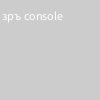
Frame 1 (no input)
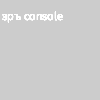
Frame 60 (the mouse pressed at the canvas centre just before this capture)
Frame 120 (the mouse held since frame 60 and released just before this capture): identical to frame 60, image omitted

The Processing sketch that drew these frames (run headless with seeded random() and noise(); from frame 60 on, the mouse is pressed at the canvas centre):

// Processing sketch: w_01_logistic_02
// ── w_01_logistic_02.pde
/*

Таки да. Вот это предыдущее, что мы рам считали в консоли, это собственно
говоря, "аттрактор" и есть - решение, к которому стремится логистическое
(в нашем случае) уравнение. Ещё это называется "точкой сингулярности" или
попросту говоря, "сингулярностью". Мощно?

А вот ещё интересно, что будет, если начальное значение мы возьмём вне диапазона
0..1? -0.1 или там, 1.1?

Поставим сотню итераций. Оп! Результат - минус бесконечность, причём в обоих
случаях.

Вне диапазона 0..1 решение не ограничено, оно стремится к минус бесконечности.

Парам-пам-пам. Новый термин: диапазон 0..1, в котором ограничено решение нашего
уравнения называется "basin of attraction" (буквально "бассейн притяжения") по
аналогии с корытом, за стенки которого вода не переливается и всё не улетает в
бесконечность. Бассейн блин. Притяжения блин.

X = 0 называется "особой точкой", да и X = 1 пожалуй тоже. Особые точки
("fixed points") интересны тем, что решения в них не стабильны и зависят от
малых возмущений, чуть влево чуть вправо и решение ведёт себя по-разному. Вот 
X = 0 как раз такая нестабильная особая точка, иногда такие точки называют ещё
(да ёпта ж опять новый термин хрен переведёшь, есть здесь технические
переводчики?) "repellor". По нашему "repellor" это "репеллент", буквально 
"отталкиватель". Ну как есть.

Дети смотрят на нас свысока и собаки плюют нам вслед,
Но если никто мне не задал вопрос - откуда я знаю ответ?
 
Автор строк, переводя которые ваш покорный слуга безудержно кривляется, написал
массу всего интересного (Julien C Sprott, Sprott можно перевести как "спрут")
по части теории хаоса: https://scholar.google.com/citations?user=ErwaemIAAAAJ
это всё подряд, а https://wippl.wisc.edu/pub_files/journal/Sprott122.pdf это
статья, разобравшись в которой можно по идее и железную схемку спаять, которая
будет интересное рисовать; есть тут люди с паяльниками и аккаунтами на
aliexpress?

Но вернёмся к рутине, впрочем, такая ли это рутина? Так вот, если в решениях
уравнения (или системы уравнений) таких вот зон нестационарности
("repellors") больше, чем один, и начинается хаос. Хаос, в математическом
понимании хаоса.  

Уравнения, несущие в себе этот особый вид хаоса - "математический хаос" имеют
неустойчивые, но ограниченные решения. Решения могут не устаканиваться к
какому-то паттерну (периодически повторяющейся структуре), но не вываливаются в
бесконечность (это ещё отдельная задача так подобрать коэффициенты, чтобы
решения пореже вываливались в бесконечность). Тут математики говорят, что
решения "локально неустойчивы", но система уравнений "в целом глобально
устойчива". Согласимся с ними. Потому что именно этим нам и предстоит дальше
заниматься.

Дальше больше.
 
 */


void setup() {
  float x = 1.1;
  float R = 2;
  for (int i = 0  ; i < 100; i++) {
    println(i, "iteration, x =", x);
    float x_next = R * x * (1 - x);
    x = x_next;
  }
}


void draw() {
  text("зръ console", 2, 20);
}
